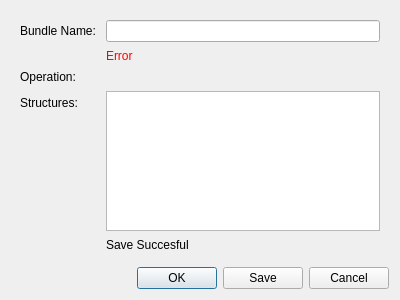
<?xml version="1.0" encoding="UTF-8"?>
<ui version="4.0">
 <class>SaveBundleDialog</class>
 <widget class="QDialog" name="SaveBundleDialog">
  <property name="geometry">
   <rect>
    <x>0</x>
    <y>0</y>
    <width>400</width>
    <height>300</height>
   </rect>
  </property>
  <property name="windowTitle">
   <string>Save Bundle</string>
  </property>
  <layout class="QVBoxLayout" name="verticalLayout">
   <item>
    <widget class="QFrame" name="frame">
     <property name="frameShape">
      <enum>QFrame::NoFrame</enum>
     </property>
     <property name="frameShadow">
      <enum>QFrame::Raised</enum>
     </property>
     <layout class="QFormLayout" name="formLayout">
      <property name="fieldGrowthPolicy">
       <enum>QFormLayout::AllNonFixedFieldsGrow</enum>
      </property>
      <property name="verticalSpacing">
       <number>7</number>
      </property>
      <item row="0" column="0">
       <widget class="QLabel" name="label">
        <property name="text">
         <string>Bundle Name: </string>
        </property>
        <property name="buddy">
         <cstring>lineEdit</cstring>
        </property>
       </widget>
      </item>
      <item row="0" column="1">
       <widget class="QLineEdit" name="lineEdit"/>
      </item>
      <item row="1" column="1">
       <widget class="QLabel" name="error_message">
        <property name="styleSheet">
         <string notr="true">color: rgb(255, 0, 0);</string>
        </property>
        <property name="text">
         <string>Error</string>
        </property>
       </widget>
      </item>
      <item row="2" column="0">
       <widget class="QLabel" name="label_2">
        <property name="text">
         <string>Operation: </string>
        </property>
       </widget>
      </item>
      <item row="2" column="1">
       <widget class="QLabel" name="operation_label">
        <property name="text">
         <string>&lt;or/and&gt;</string>
        </property>
       </widget>
      </item>
      <item row="3" column="0">
       <widget class="QLabel" name="label_3">
        <property name="text">
         <string>Structures:</string>
        </property>
       </widget>
      </item>
      <item row="3" column="1">
       <widget class="QPlainTextEdit" name="structures_list">
        <property name="enabled">
         <bool>true</bool>
        </property>
        <property name="readOnly">
         <bool>true</bool>
        </property>
       </widget>
      </item>
      <item row="4" column="1">
       <widget class="QLabel" name="save_succesful">
        <property name="text">
         <string>Save Succesful</string>
        </property>
       </widget>
      </item>
     </layout>
    </widget>
   </item>
   <item>
    <widget class="QDialogButtonBox" name="buttonBox">
     <property name="locale">
      <locale language="English" country="UnitedStates"/>
     </property>
     <property name="orientation">
      <enum>Qt::Horizontal</enum>
     </property>
     <property name="standardButtons">
      <set>QDialogButtonBox::Cancel|QDialogButtonBox::Ok|QDialogButtonBox::Save</set>
     </property>
     <property name="centerButtons">
      <bool>false</bool>
     </property>
    </widget>
   </item>
  </layout>
 </widget>
 <resources/>
 <connections>
  <connection>
   <sender>buttonBox</sender>
   <signal>rejected()</signal>
   <receiver>SaveBundleDialog</receiver>
   <slot>reject()</slot>
   <hints>
    <hint type="sourcelabel">
     <x>327</x>
     <y>288</y>
    </hint>
    <hint type="destinationlabel">
     <x>286</x>
     <y>274</y>
    </hint>
   </hints>
  </connection>
  <connection>
   <sender>buttonBox</sender>
   <signal>accepted()</signal>
   <receiver>SaveBundleDialog</receiver>
   <slot>accept()</slot>
   <hints>
    <hint type="sourcelabel">
     <x>152</x>
     <y>276</y>
    </hint>
    <hint type="destinationlabel">
     <x>-20</x>
     <y>223</y>
    </hint>
   </hints>
  </connection>
 </connections>
</ui>
